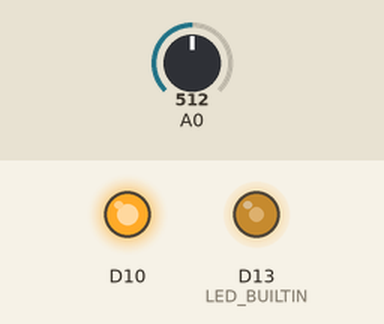
Simulated run of this sketch. Board: Arduino Zero (SAMD21). On the bench: output pins drawn as LEDs (lit = HIGH). Inputs (shaded band) come from the test bench; at power-on: A0 = 512 (analog values on the 0–1023 scale).

Above: at 1.2 s.
1.3 s: A0 set to 716
At 2.1 s:
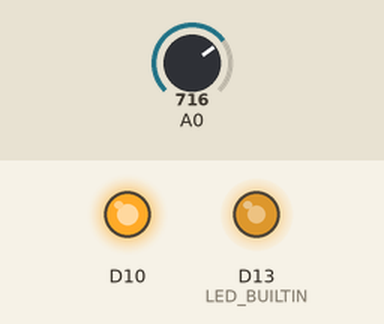
2.8 s: A0 set to 900
At 3.3 s:
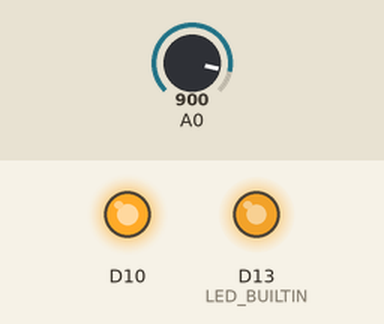
4.3 s: A0 set to 245
At 5.5 s:
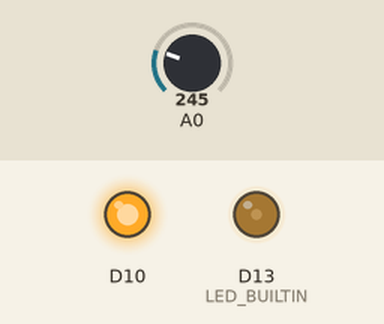
5.8 s: A0 set to 0
At 6.7 s:
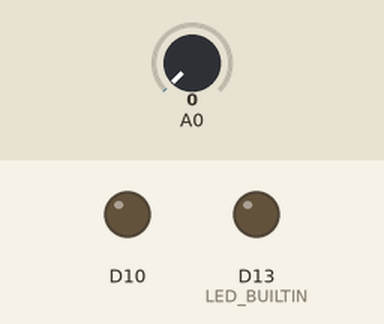
Timing chart, 0 to 8.3 s (numbered marks = the images above; inputs shaded):
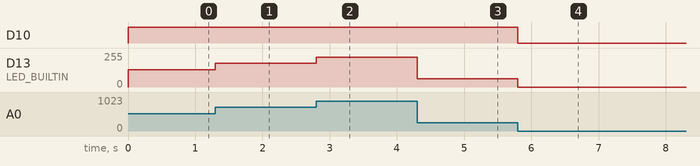

The sketch:

pwm.ino
```cpp
const int MAX_8_INT = 255;
int brightness;
int fade_amount;


void setup() {
brightness = 0;  // initialize brightness to 0
fade_amount = 1; // initialize fade_amount to 1
analogReadResolution(12);
pinMode(10, OUTPUT);
}

void loop() {
  // put your main code here, to run repeatedly:
  int brightness = analogRead(A0);
  analogWrite(LED_BUILTIN, brightness >> 4);
  digitalWrite(10,brightness);
/*  brightness = brightness + fade_amount;

if (brightness ==0 or brightness == MAX_8_INT)
  {
  fade_amount = -fade_amount;
  }
  delay(100); // how much time in milliseconds*/
}
```

Measured:
- after the input at 1.3 s, D13 (LED_BUILTIN): 128/255 → 179/255 at once
- after the input at 2.8 s, D13 (LED_BUILTIN): 179/255 → 225/255 at once
- after the input at 4.3 s, D13 (LED_BUILTIN): 225/255 → 61/255 at once
- after the input at 5.8 s, D10: HIGH → LOW at once; D13 (LED_BUILTIN): 61/255 → 0/255 at once
